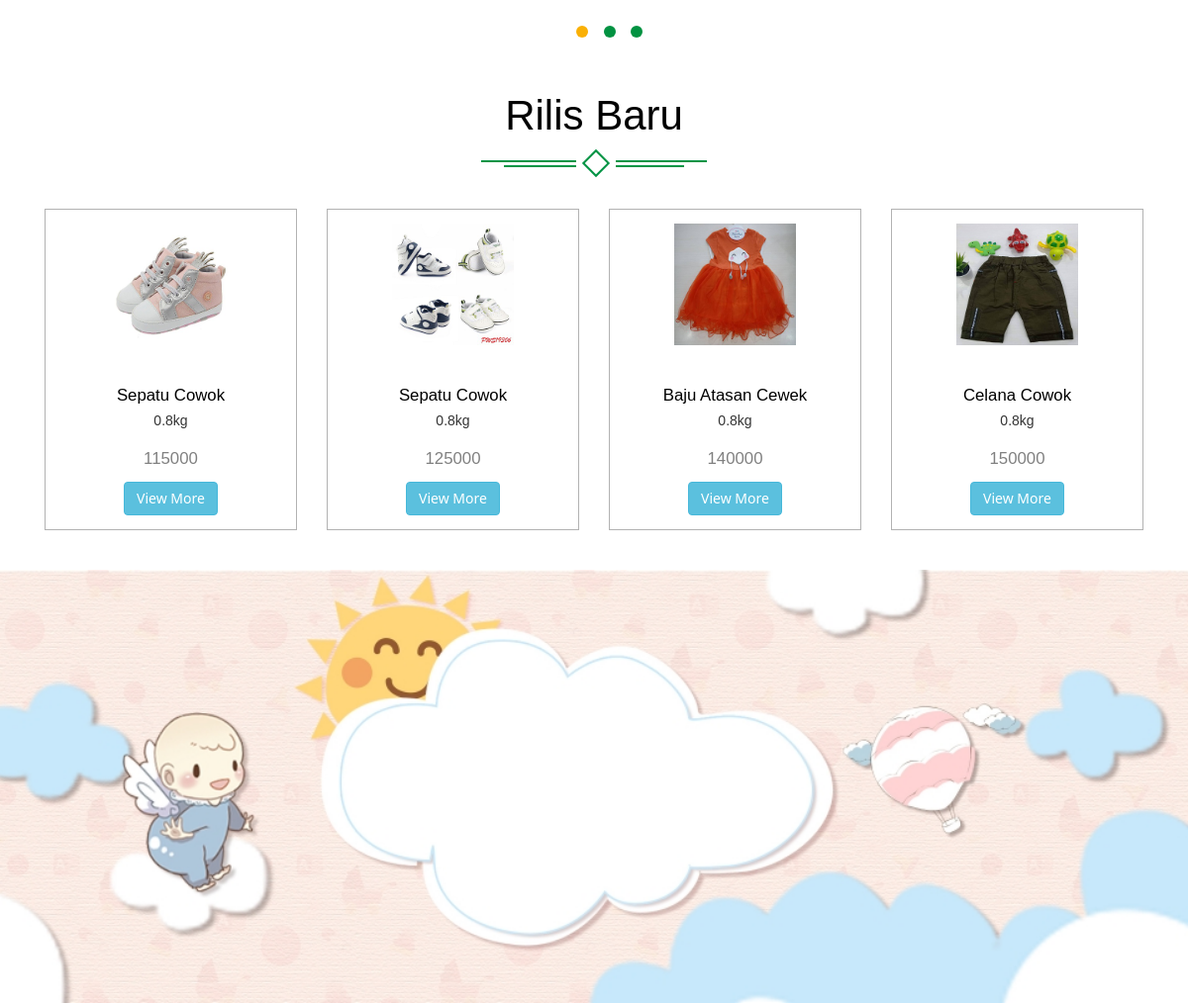
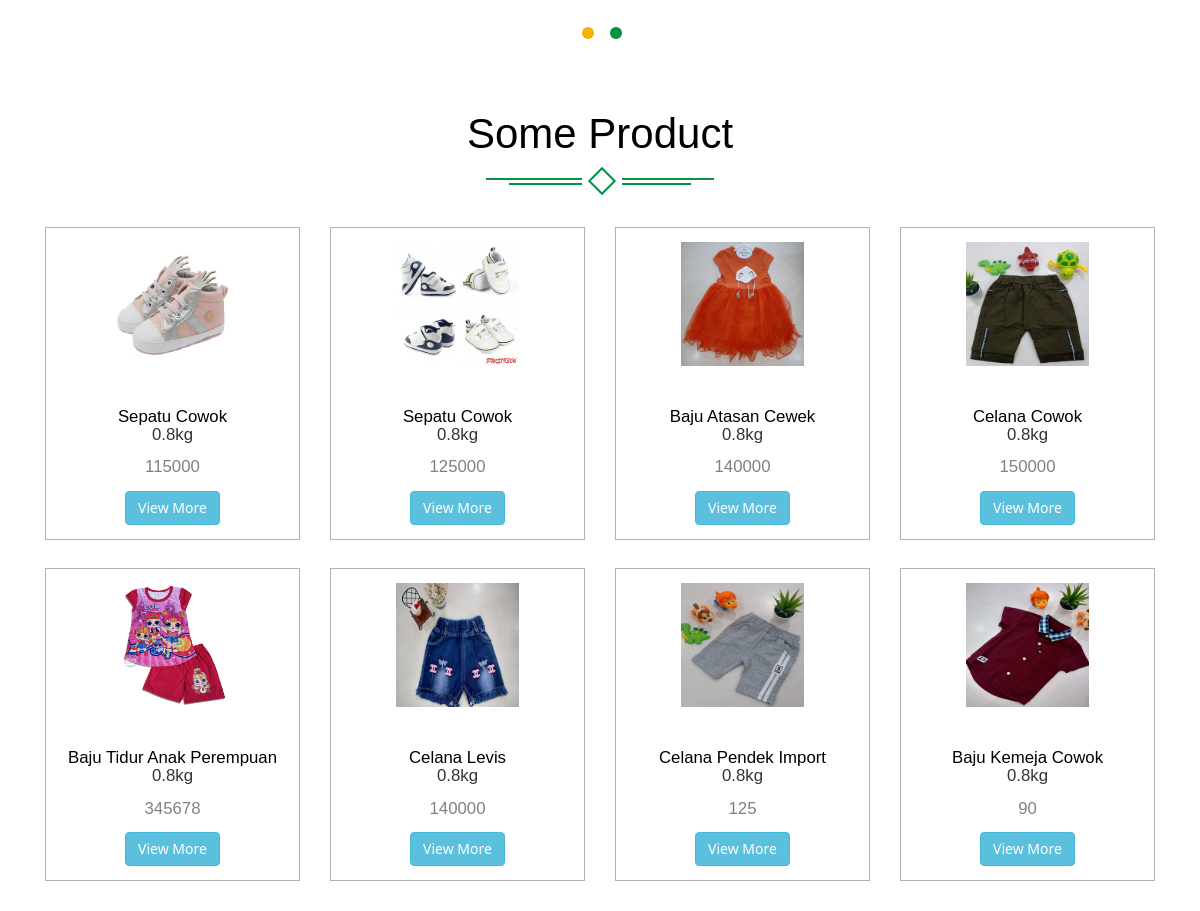
The app's page /pengunjung/dashboard/index.php (middle part), older data (2 pictures, top to bottom).
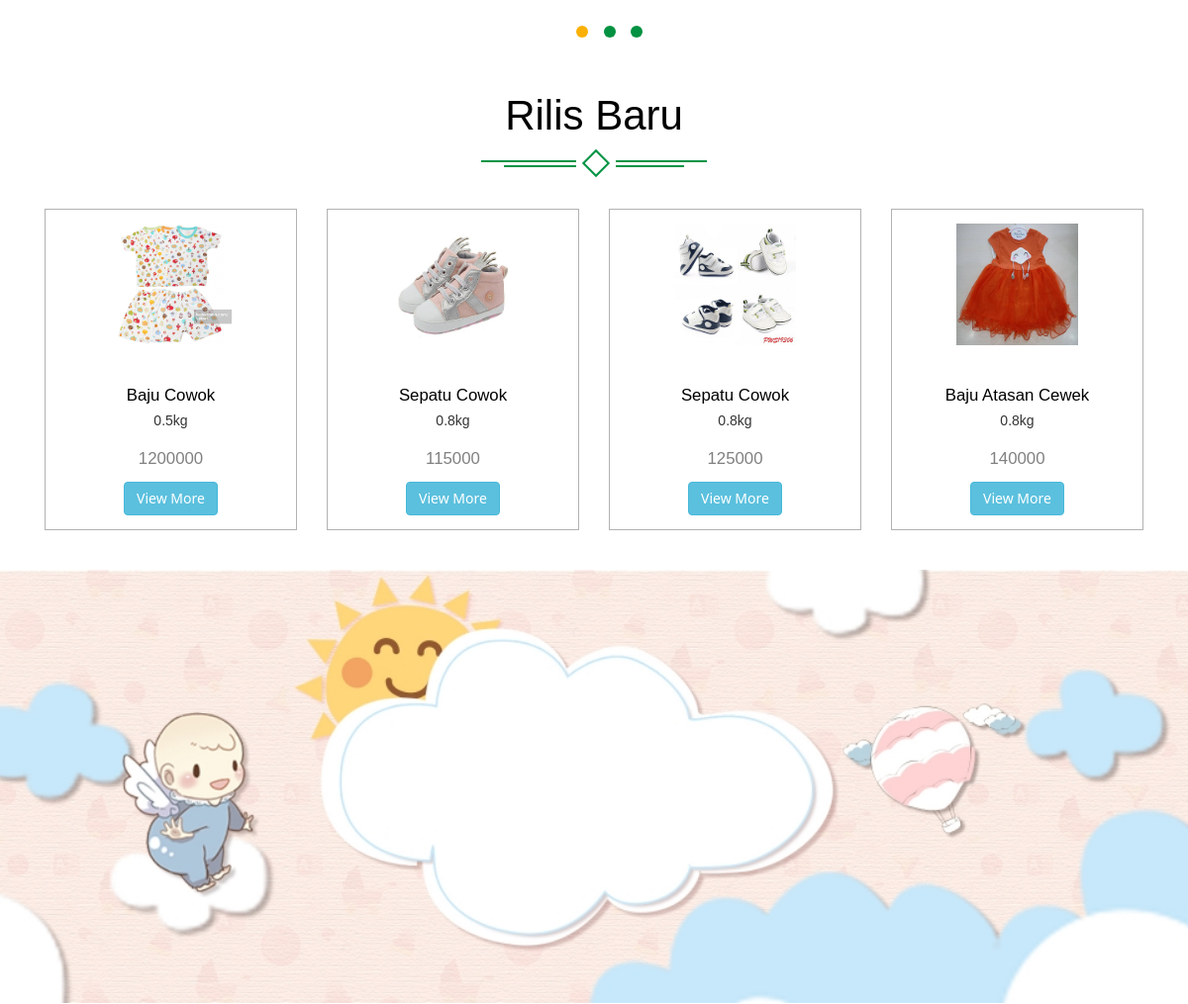
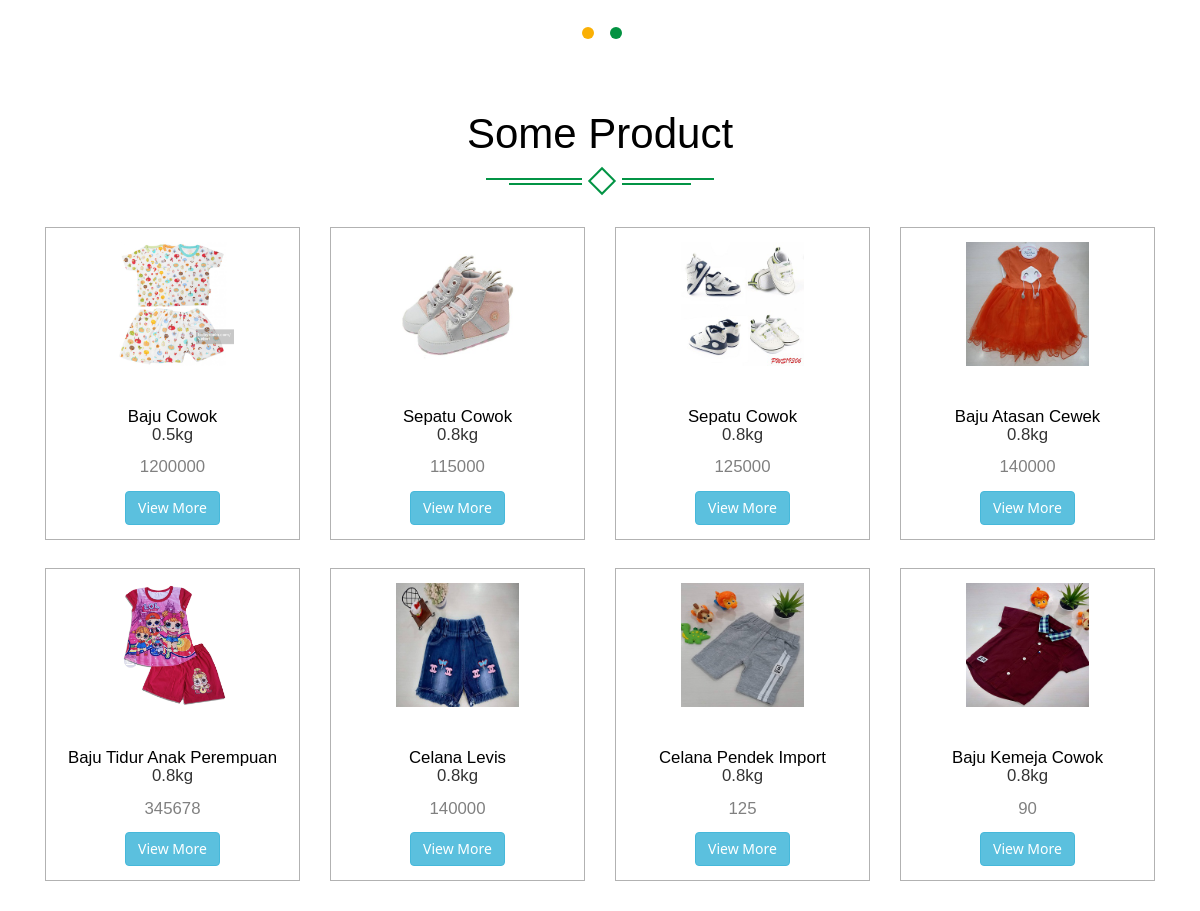
The same page, newer data (2 pictures, top to bottom).
### tables this page shows
CREATE TABLE `produk` (
  `kodeproduk` int(11) NOT NULL,
  `kd_subkategori` int(11) NOT NULL,
  `nama_produk` varchar(50) NOT NULL,
  `deskripsi` varchar(255) NOT NULL,
  `harga_produk` int(11) NOT NULL,
  `stok` int(11) NOT NULL,
  `berat` float NOT NULL,
  `foto1` varchar(255) NOT NULL,
  `foto2` varchar(255) DEFAULT NULL,
  `ukuran` varchar(200) NOT NULL,
  `diskon` int(11) DEFAULT NULL,
  `tgl_masuk` datetime NOT NULL
);

### pengunjung/dashboard/homepengunjung.php (the view, shortened to what this page needs)
<?php include_once('../_headerpenggunjung.php'); ?>
<!DOCTYPE html>
<html>
<head>
</head>
<body>
	<br><br>
	<div class="content-top ">
		<div class="container ">
			<div class="spec ">
				<h3>Rilis Baru</h3>
				<div class="ser-t">
					<span><i></i></span>
				</div>
			</div>
			<div class="tab-head ">
				<div class=" tab-content tab-content-t ">
					<div class="tab-pane active text-style" id="tab1">
						<div class=" con-w3l">
							<?php $ambil = mysqli_query($conn, "SELECT * FROM produk ORDER BY tgl_masuk DESC LIMIT 4"); ?>
							<?php while ($perproduk =  mysqli_fetch_assoc($ambil)) { ?>
								<div class="col-md-3 m-wthree">
									<div class="col-m">
										<a href="#" data-toggle="modal" data-target="#myModal16" class="offer-img">
											<img src="../../images/<?php echo $perproduk["foto1"]; ?>" class="img-responsive" alt="">
										</a>
										<div class="mid-1">
											<div class="women">
												<h6 style="text-align: center;"><a href="deskripsi.php?halaman=deskripsi&kodeproduk=<?php echo $perproduk["kodeproduk"]; ?>"><?php echo $perproduk["nama_produk"] ?></a><p><?php echo $perproduk["berat"]; ?>kg</p>	</h6>
											</div>
											<div class="mid-2">
												<h6 style="text-align: center; color: grey"><?php echo $perproduk["harga_produk"]; ?></h6>
											</div>
											<div class="add">
												<a href="deskripsi.php?halaman=deskripsi&kodeproduk=<?php echo $perproduk["kodeproduk"]; ?>" class="btn btn-info"><span class="">View More</span></a>
											</div>
										</div>
									</div>
								</div>
								<?php } ?>
								<div class="clearfix"></div>
							</div>
						</div>
					</div>
				</div>
			</div>
		</div><br><br>
  	<div id="myCarousel" class="carousel slide" data-ride="carousel">
  		<ol class="carousel-indicators">
  			<li data-target="#myCarousel" data-slide-to="0" class="active"></li>
  			<li data-target="#myCarousel" data-slide-to="1"></li>
  		</ol>
  		<div class="carousel-inner" role="listbox">
  			<div class="item active">
  				<img class="first-slide" src="../../images/5.jpeg" alt="First slide" width="1350px"></a>
  			</div>
  		</div>
  	</div>
  	<div class="product">
  		<div class="container">
  			<div class="spec ">
  				<h3>Some Product</h3>
  				<div class="ser-t">
  					<span><i></i></span>
  				</div>
  			</div>
  			<div class=" con-w3l">
  				<?php $ambil = mysqli_query($conn, "SELECT * FROM produk ORDER BY tgl_masuk DESC LIMIT 8"); ?>
  				<?php while ($perproduk =  mysqli_fetch_assoc($ambil)) { ?>
  					<div class="col-md-3 pro-1">
  						<div class="col-m">
  							<a href="#" data-toggle="modal" data-target="#myModal24" class="offer-img">
  								<img src="../../images/<?php echo $perproduk["foto1"]; ?>" class="img-responsive" alt="">
  							</a>
  							<div class="mid-1">
  								<div class="women">
  									<h6 style="text-align: center;"><a href="deskripsi.php?halaman=deskripsi&kodeproduk=<?php echo $perproduk["kodeproduk"]; ?>"><?php echo $perproduk["nama_produk"] ?></a><p><?php echo $perproduk["berat"]; ?>kg</p>	</h6>
  								</div>
  								<div class="mid-2">
  									<h6 style="text-align: center; color: grey"><?php echo $perproduk["harga_produk"]; ?></h6>
  								</div>
  								<div class="add">
  									<a href="deskripsi.php?halaman=deskripsi&kodeproduk=<?php echo $perproduk["kodeproduk"]; ?>" class="btn btn-info"><span class="">View More</span></a>
  								</div>
  							</div>
  						</div>
  					</div>
  					<?php } ?>
  					<div class="clearfix"></div>
  				</div>
  			</div>
  		</div>
  	</body>
  	</html>

Row changes from the older to the newer data that the page shows:
no longer on this page (row edited): produk: foto1 (picture), nama_produk "Celana Cowok", berat "0.8", harga_produk "150000"
added produk: foto1 (picture), nama_produk "Baju Cowok", berat "0.5", harga_produk "1200000"
